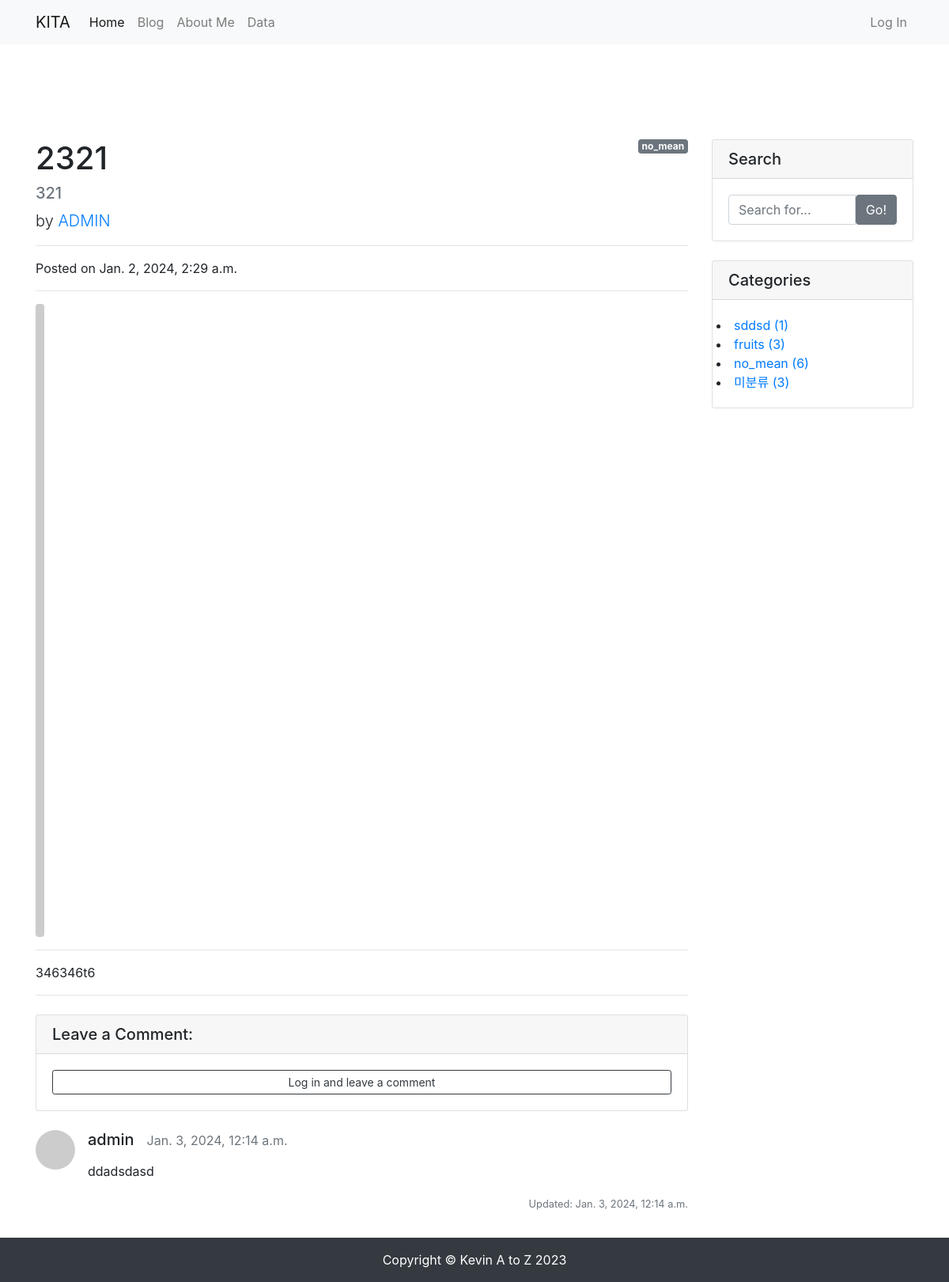
Page /blog/11/ on the committed database.
### blog/models.py (models this page shows, shortened)
class Post(models.Model):
    title = models.CharField(max_length=30)
    hook_text = models.CharField(max_length=100, blank=True)
    content = MarkdownxField()
    head_image = models.ImageField(upload_to='blog/images/%Y/%m/%d/', blank=True)
    file_upload = models.FileField(upload_to='blog/files/%Y/%m/%d/', blank=True)
    created_at = models.DateTimeField(auto_now_add=True)
    updated_at = models.DateTimeField(auto_now=True)
    author = models.ForeignKey(User, null=True, on_delete=models.SET_NULL)
    category = models.ForeignKey(Category, null=True, blank=True, on_delete=models.SET_NULL)
    tags = models.ManyToManyField(Tag, blank=True)

class Category(models.Model):
    name = models.CharField(max_length=50, unique=True)
    slug = models.SlugField(max_length=200, unique=True, allow_unicode=True)
    def __str__(self):
        return self.name
    def get_absolute_url(self):
        return f'/blog/category/{self.slug}/'
    class Meta:
        verbose_name_plural = 'categories'

class Comment(models.Model):
    post = models.ForeignKey(Post, on_delete=models.CASCADE)
    author = models.ForeignKey(User, on_delete=models.CASCADE)
    content = models.TextField()
    created_at = models.DateTimeField(auto_now_add=True)
    modified_at = models.DateTimeField(auto_now=True)

### blog/views.py (the view)
# urls.py: path("<int:pk>/", views.PostDetail.as_view()),
class PostDetail(DetailView):
    model = Post
    def get_context_data(self, **kwargs):
        context = super(PostDetail, self).get_context_data()
        context['categories'] = Category.objects.all()
        context['no_category_post_count'] = Post.objects.filter(category=None).count()
        context['comment_form'] = CommentForm
        return context

### blog/templates/blog/post_detail.html (shortened to what this page needs)
{% extends 'blog/base.html' %}
{% load crispy_forms_tags %}
{% block main_area %}
    <div id="post-area">
        {% if post.category %}
            <span class="badge badge-secondary float-right">{{ post.category }}</span>
        {% else %}
            <span class="badge badge-secondary float-right">미분류</span>
        {% endif %}
        <h1 class="mt-4">{{ post.title }}</h1>
        <h5 class="text-muted">{{ post.hook_text }}</h5>
        <p class="lead">
            by
            <a href="#">{{ post.author | upper }}</a>
        </p>
        <hr>
        <p>Posted on {{ post.created_at }}</p>
        <hr>
        {% if post.head_image %}
            <img class="img-fluid rounded" src="{{ post.head_image.url }}" alt="{{ post.title }} head_image">
        {% else %}
            <img class="img-fluid rounded" src="https://picsum.photos/seed/{{ post.id }}/800/200" alt="random_image">
        {% endif %}
        <hr>
        <p>{{ post.content }}</p>
        <hr>
    </div>
    <div class="comment-area">
        <div class="card my-4">
            <h5 class="card-header">Leave a Comment:</h5>
            <div class="card-body">
                {% if user.is_authenticated %}
                <form id="comment-form" method="POST" action="{{ post.get_absolute_url }}new_comment/">
                    {% csrf_token %}
                    <div class="form-group">
                        {{ comment_form | crispy }}
                    </div>
                    <button type="submit" class="btn btn-primary">Submit</button>
                </form>
                {% else %}
                    <a role="button" class="btn btn-outline-dark btn-block btn-sm" href="#" data-toggle="modal" data-target="#loginModal">Log in and leave a comment</a>
                {% endif %}
            </div>
        </div>
        {% if post.comment_set.exists %}
            {% for comment in post.comment_set.iterator %}
                <div class="media mb-4" id="comment-{{ comment.pk }}">
                    <img class="d-flex mr-3 rounded-circle" src="http://placehold.it/50x50" alt="">
                    <div class="media-body">
                        <h5 class="mt-0">
                            {{ comment.author.username }}
                            &nbsp;&nbsp;<small class="text-muted">{{ comment.created_at }}</small>
                        </h5>
                        <p>{{ comment.content | linebreaks }}</p>
                        {% if comment.created_at != comment.modified_at %}
                            <p class="text-muted float-right"><small>Updated: {{ comment.modified_at }}</small></p>
                        {% endif %}
                    </div>
                </div>
            {% endfor %}
        {% endif %}
    </div>
{% endblock %}

### blog/templates/blog/base.html (shortened to what this page needs)
<!DOCTYPE html>
<html lang="en">
    <head>
        <link href="https://cdn.jsdelivr.net/npm/bootstrap@4.5.3/dist/css/bootstrap.min.css" rel="stylesheet">
    </head>
    <body>
        {% include 'blog/navbar.html' %}
        <div class="container pt-5 my-5">
            <div class="row">
                <div class="col-md-8 col-lg-9" id="main-area">
        {% block main_area %}
        {% endblock %}
                </div>
                <div class="col-md-4 col-lg-3">
                <div class="card my-4">
                    <h5 class="card-header">Search</h5>
                    <div class="card-body">
                        <div class="input-group">
                            <input type="text" class="form-control" placeholder="Search for..." id="search-input">
                            <span class="input-group-btn">
                                    <button class="btn btn-secondary" type="button" onclick="searchPost();">Go!</button>
                                </span>
                        </div>
                    </div>
                </div>
                <div class="card my-4" id="categories-card">
                    <h5 class="card-header">Categories</h5>
                    <div class="card-body">
                        <div class="row">
                            <div class=category-list>
                                {% for category in categories %}
                                <li>
                                    <a href="{{ category.get_absolute_url }}">{{ category }} ({{ category.post_set.count }})</a>
                                </li>
                                {% endfor %}
                                <li>
                                    <a href="/blog/category/no_category/">미분류 ({{ no_category_post_count }})</a>
                                </li>
                            </div>
                        </div>
                    </div>
                </div>
            </div>
            </div>
        </div>
        {% include 'blog/footer.html' %}
    </body>
</html>

### blog/templates/blog/navbar.html (shortened to what this page needs)
{% load socialaccount %}
<nav class="navbar navbar-expand-lg navbar-light bg-light">
    <div class="container">
        <a class="navbar-brand" href="/">KITA</a>
        <div class="collapse navbar-collapse" id="navbarNavDropdown">
            <ul class="navbar-nav">
                <li class="nav-item active">
                    <a class="nav-link" href="/">Home</a>
                </li>
                <li class="nav-item">
                    <a class="nav-link" href="/blog/">Blog</a>
                </li>
                <li class="nav-item">
                    <a class="nav-link" href="/about_me/">About Me</a>
                </li>
                <li class="nav-item">
                    <a class="nav-link" href="/data/">Data</a>
                </li>
            </ul>
            <ul class="navbar-nav ml-auto">
                {% if user.is_authenticated %}
                <li class="nav-item dropdown">
                    <a class="nav-link dropdown-toggle" href="#" id="navbarDropdownMenuLink" role="button"
                        data-toggle="dropdown" aria-haspopup="true" aria-expanded="false"> {{ user.username }} </a>
                    <div class="dropdown-menu" aria-labelledby="navbarDropdownMenuLink">
                        <a class="dropdown-item" href="/accounts/logout/">Log Out</a>
                        {% comment %} path('account/', include('allauth.urls'))에서 처리 {% endcomment %}
                    </div>
                </li>
                {% else %}
                <li class="nav-item">
                    <a class="nav-link" href="#" data-toggle="modal" data-target="#loginModal">Log In</a>
                </li>
                {% endif %}
            </ul>
        </div>
    </div>
</nav>

### blog/templates/blog/footer.html
<div class="fixed-bottom">
    <footer class="py-3 bg-dark">
        <div class="container">
            <p class="m-0 text-center text-white"> Copyright &copy; Kevin A to Z 2023 </p>
        </div>
    </footer>
    </div>

### rows in the picture
Post: category "no_mean", title "2321", hook_text "321", author "ADMIN", created_at "Jan. 2, 2024, 2:29 a.m.", content "346346t6"
Comment: author.username "admin", created_at "Jan. 3, 2024, 12:14 a.m.", content "ddadsdasd", modified_at "Jan. 3, 2024, 12:14 a.m."
Category: name "sddsd", post_set.count "1"
Category: name "fruits", post_set.count "3"
Category: name "no_mean", post_set.count "6"

### other values in the picture
{{ no_category_post_count }} "3"
